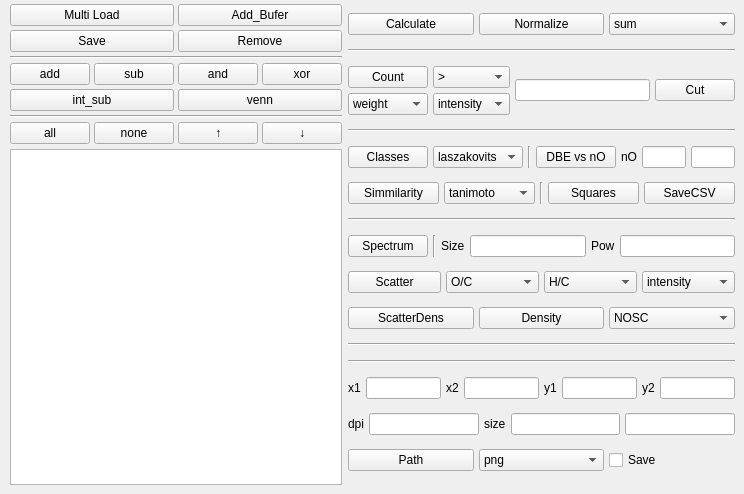
      <widget class="QWidget" name="tab">
       <attribute name="title">
        <string>analysis</string>
       </attribute>
       <widget class="QWidget" name="layoutWidget">
        <property name="geometry">
         <rect>
          <x>10</x>
          <y>4</y>
          <width>725</width>
          <height>481</height>
         </rect>
        </property>
        <layout class="QGridLayout" name="gridLayout_2">
         <item row="0" column="1">
          <layout class="QVBoxLayout" name="verticalLayout_8" stretch="1,3">
           <property name="spacing">
            <number>5</number>
           </property>
           <item>
            <layout class="QVBoxLayout" name="verticalLayout_6">
             <property name="spacing">
              <number>4</number>
             </property>
             <item>
              <layout class="QHBoxLayout" name="horizontalLayout_15">
               <item>
                <widget class="QPushButton" name="multi_load">
                 <property name="text">
                  <string>Multi Load</string>
                 </property>
                </widget>
               </item>
               <item>
                <widget class="QPushButton" name="add">
                 <property name="text">
                  <string>Add_Bufer</string>
                 </property>
                </widget>
               </item>
              </layout>
             </item>
             <item>
              <layout class="QHBoxLayout" name="horizontalLayout_16">
               <item>
                <widget class="QPushButton" name="save_spectrum_2">
                 <property name="text">
                  <string>Save</string>
                 </property>
                </widget>
               </item>
               <item>
                <widget class="QPushButton" name="remove">
                 <property name="text">
                  <string>Remove</string>
                 </property>
                </widget>
               </item>
              </layout>
             </item>
             <item>
              <widget class="Line" name="line_19">
               <property name="orientation">
                <enum>Qt::Horizontal</enum>
               </property>
              </widget>
             </item>
             <item>
              <layout class="QHBoxLayout" name="horizontalLayout_33">
               <item>
                <widget class="QPushButton" name="add_2">
                 <property name="text">
                  <string>add</string>
                 </property>
                </widget>
               </item>
               <item>
                <widget class="QPushButton" name="sub">
                 <property name="text">
                  <string>sub</string>
                 </property>
                </widget>
               </item>
               <item>
                <widget class="QPushButton" name="and_">
                 <property name="text">
                  <string>and</string>
                 </property>
                </widget>
               </item>
               <item>
                <widget class="QPushButton" name="xor">
                 <property name="text">
                  <string>xor</string>
                 </property>
                </widget>
               </item>
              </layout>
             </item>
             <item>
              <layout class="QHBoxLayout" name="horizontalLayout_18">
               <item>
                <widget class="QPushButton" name="int_sub">
                 <property name="text">
                  <string>int_sub</string>
                 </property>
                </widget>
               </item>
               <item>
                <widget class="QPushButton" name="venn">
                 <property name="text">
                  <string>venn</string>
                 </property>
                </widget>
               </item>
              </layout>
             </item>
             <item>
              <widget class="Line" name="line_3">
               <property name="orientation">
                <enum>Qt::Horizontal</enum>
               </property>
              </widget>
             </item>
             <item>
              <layout class="QHBoxLayout" name="horizontalLayout_31">
               <item>
                <widget class="QPushButton" name="check_all">
                 <property name="text">
                  <string>all</string>
                 </property>
                </widget>
               </item>
               <item>
                <widget class="QPushButton" name="uncheck_all">
                 <property name="text">
                  <string>none</string>
                 </property>
                </widget>
               </item>
               <item>
                <widget class="QPushButton" name="up">
                 <property name="text">
                  <string>↑</string>
                 </property>
                </widget>
               </item>
               <item>
                <widget class="QPushButton" name="down">
                 <property name="text">
                  <string>↓</string>
                 </property>
                </widget>
               </item>
              </layout>
             </item>
            </layout>
           </item>
           <item>
            <widget class="QListWidget" name="listWidget"/>
           </item>
          </layout>
         </item>
         <item row="0" column="2">
          <layout class="QVBoxLayout" name="verticalLayout_7">
           <property name="spacing">
            <number>5</number>
           </property>
           <item>
            <layout class="QHBoxLayout" name="horizontalLayout_26">
             <item>
              <widget class="QPushButton" name="calc_all">
               <property name="text">
                <string>Calculate</string>
               </property>
              </widget>
             </item>
             <item>
              <widget class="QPushButton" name="normalize">
               <property name="text">
                <string>Normalize</string>
               </property>
              </widget>
             </item>
             <item>
              <widget class="QComboBox" name="nomalize_box">
               <item>
                <property name="text">
                 <string>sum</string>
                </property>
               </item>
               <item>
                <property name="text">
                 <string>max</string>
                </property>
               </item>
               <item>
                <property name="text">
                 <string>mean</string>
                </property>
               </item>
               <item>
                <property name="text">
                 <string>median</string>
                </property>
               </item>
              </widget>
             </item>
            </layout>
           </item>
           <item>
            <widget class="Line" name="line_16">
             <property name="orientation">
              <enum>Qt::Horizontal</enum>
             </property>
            </widget>
           </item>
           <item>
            <layout class="QHBoxLayout" name="horizontalLayout_25">
             <item>
              <layout class="QVBoxLayout" name="verticalLayout_9">
               <item>
                <widget class="QPushButton" name="count">
                 <property name="text">
                  <string>Count</string>
                 </property>
                </widget>
               </item>
               <item>
                <widget class="QComboBox" name="func">
                 <item>
                  <property name="text">
                   <string>weight</string>
                  </property>
                 </item>
                 <item>
                  <property name="text">
                   <string>mean</string>
                  </property>
                 </item>
                 <item>
                  <property name="text">
                   <string>median</string>
                  </property>
                 </item>
                 <item>
                  <property name="text">
                   <string>max</string>
                  </property>
                 </item>
                 <item>
                  <property name="text">
                   <string>min</string>
                  </property>
                 </item>
                 <item>
                  <property name="text">
                   <string>std</string>
                  </property>
                 </item>
                </widget>
               </item>
              </layout>
             </item>
             <item>
              <layout class="QVBoxLayout" name="verticalLayout_10">
               <item>
                <widget class="QComboBox" name="cut_box_2">
                 <item>
                  <property name="text">
                   <string>&gt;</string>
                  </property>
                 </item>
                 <item>
                  <property name="text">
                   <string>&lt;</string>
                  </property>
                 </item>
                 <item>
                  <property name="text">
                   <string>=</string>
                  </property>
                 </item>
                </widget>
               </item>
               <item>
                <widget class="QComboBox" name="cut_box">
                 <item>
                  <property name="text">
                   <string>intensity</string>
                  </property>
                 </item>
                 <item>
                  <property name="text">
                   <string>mass</string>
                  </property>
                 </item>
                 <item>
                  <property name="text">
                   <string>Ke</string>
                  </property>
                 </item>
                 <item>
                  <property name="text">
                   <string>KMD</string>
                  </property>
                 </item>
                 <item>
                  <property name="text">
                   <string>C</string>
                  </property>
                 </item>
                 <item>
                  <property name="text">
                   <string>H</string>
                  </property>
                 </item>
                 <item>
                  <property name="text">
                   <string>O</string>
                  </property>
                 </item>
                 <item>
                  <property name="text">
                   <string>N</string>
                  </property>
                 </item>
                 <item>
                  <property name="text">
                   <string>S</string>
                  </property>
                 </item>
                 <item>
                  <property name="text">
                   <string>H/C</string>
                  </property>
                 </item>
                 <item>
                  <property name="text">
                   <string>O/C</string>
                  </property>
                 </item>
                 <item>
                  <property name="text">
                   <string>AI</string>
                  </property>
                 </item>
                 <item>
                  <property name="text">
                   <string>CAI</string>
                  </property>
                 </item>
                 <item>
                  <property name="text">
                   <string>DBE</string>
                  </property>
                 </item>
                 <item>
                  <property name="text">
                   <string>DBE_AI</string>
                  </property>
                 </item>
                 <item>
                  <property name="text">
                   <string>DBE-O</string>
                  </property>
                 </item>
                 <item>
                  <property name="text">
                   <string>DBE-OC</string>
                  </property>
                 </item>
                 <item>
                  <property name="text">
                   <string>CRAM</string>
                  </property>
                 </item>
                 <item>
                  <property name="text">
                   <string>NOSC</string>
                  </property>
                 </item>
                </widget>
               </item>
              </layout>
             </item>
             <item>
              <widget class="QLineEdit" name="cut_line"/>
             </item>
             <item>
              <widget class="QPushButton" name="cut">
               <property name="text">
                <string>Cut</string>
               </property>
              </widget>
             </item>
            </layout>
           </item>
           <item>
            <widget class="Line" name="line_7">
             <property name="orientation">
              <enum>Qt::Horizontal</enum>
             </property>
            </widget>
           </item>
           <item>
            <layout class="QHBoxLayout" name="horizontalLayout_17">
             <item>
              <widget class="QPushButton" name="classes">
               <property name="text">
                <string>Classes</string>
               </property>
              </widget>
             </item>
             <item>
              <widget class="QComboBox" name="classes_choise">
               <item>
                <property name="text">
                 <string>laszakovits</string>
                </property>
               </item>
               <item>
                <property name="text">
                 <string>kellerman</string>
                </property>
               </item>
               <item>
                <property name="text">
                 <string>perminova</string>
                </property>
               </item>
              </widget>
             </item>
             <item>
              <widget class="Line" name="line_17">
               <property name="orientation">
                <enum>Qt::Vertical</enum>
               </property>
              </widget>
             </item>
             <item>
              <widget class="QPushButton" name="plot_dbe">
               <property name="text">
                <string>DBE vs nO</string>
               </property>
              </widget>
             </item>
             <item>
              <widget class="QLabel" name="label_18">
               <property name="text">
                <string>nO</string>
               </property>
              </widget>
             </item>
             <item>
              <widget class="QLineEdit" name="no_min"/>
             </item>
             <item>
              <widget class="QLineEdit" name="no_max"/>
             </item>
            </layout>
           </item>
           <item>
            <layout class="QHBoxLayout" name="horizontalLayout_21">
             <item>
              <widget class="QPushButton" name="plot_matrix">
               <property name="text">
                <string>Simmilarity</string>
               </property>
              </widget>
             </item>
             <item>
              <widget class="QComboBox" name="similarity_metric">
               <item>
                <property name="text">
                 <string>tanimoto</string>
                </property>
               </item>
               <item>
                <property name="text">
                 <string>jaccard</string>
                </property>
               </item>
               <item>
                <property name="text">
                 <string>cosine</string>
                </property>
               </item>
              </widget>
             </item>
             <item>
              <widget class="Line" name="line_18">
               <property name="orientation">
                <enum>Qt::Vertical</enum>
               </property>
              </widget>
             </item>
             <item>
              <widget class="QPushButton" name="square_density_plot">
               <property name="text">
                <string>Squares</string>
               </property>
              </widget>
             </item>
             <item>
              <widget class="QPushButton" name="save_csv">
               <property name="text">
                <string>SaveCSV</string>
               </property>
              </widget>
             </item>
            </layout>
           </item>
           <item>
            <widget class="Line" name="line_8">
             <property name="orientation">
              <enum>Qt::Horizontal</enum>
             </property>
            </widget>
           </item>
           <item>
            <layout class="QHBoxLayout" name="horizontalLayout_20">
             <item>
              <widget class="QPushButton" name="plot_spectrum_2">
               <property name="text">
                <string>Spectrum</string>
               </property>
              </widget>
             </item>
             <item>
              <widget class="Line" name="line_15">
               <property name="orientation">
                <enum>Qt::Vertical</enum>
               </property>
              </widget>
             </item>
             <item>
              <widget class="QLabel" name="label_23">
               <property name="text">
                <string>Size</string>
               </property>
              </widget>
             </item>
             <item>
              <widget class="QLineEdit" name="size_volume"/>
             </item>
             <item>
              <widget class="QLabel" name="label_11">
               <property name="text">
                <string>Pow</string>
               </property>
              </widget>
             </item>
             <item>
              <widget class="QLineEdit" name="pow"/>
             </item>
            </layout>
           </item>
           <item>
            <layout class="QHBoxLayout" name="horizontalLayout_28">
             <item>
              <widget class="QPushButton" name="scatter">
               <property name="text">
                <string>Scatter</string>
               </property>
              </widget>
             </item>
             <item>
              <widget class="QComboBox" name="scatter_box_1">
               <item>
                <property name="text">
                 <string>O/C</string>
                </property>
               </item>
               <item>
                <property name="text">
                 <string>H/C</string>
                </property>
               </item>
               <item>
                <property name="text">
                 <string>Ke</string>
                </property>
               </item>
               <item>
                <property name="text">
                 <string>KMD</string>
                </property>
               </item>
               <item>
                <property name="text">
                 <string>intensity</string>
                </property>
               </item>
               <item>
                <property name="text">
                 <string>mass</string>
                </property>
               </item>
               <item>
                <property name="text">
                 <string>C</string>
                </property>
               </item>
               <item>
                <property name="text">
                 <string>H</string>
                </property>
               </item>
               <item>
                <property name="text">
                 <string>O</string>
                </property>
               </item>
               <item>
                <property name="text">
                 <string>N</string>
                </property>
               </item>
               <item>
                <property name="text">
                 <string>S</string>
                </property>
               </item>
               <item>
                <property name="text">
                 <string>CAI</string>
                </property>
               </item>
               <item>
                <property name="text">
                 <string>AI</string>
                </property>
               </item>
               <item>
                <property name="text">
                 <string>DBE</string>
                </property>
               </item>
               <item>
                <property name="text">
                 <string>DBE_AI</string>
                </property>
               </item>
               <item>
                <property name="text">
                 <string>DBE-O</string>
                </property>
               </item>
               <item>
                <property name="text">
                 <string>DBE-OC</string>
                </property>
               </item>
               <item>
                <property name="text">
                 <string>NOSC</string>
                </property>
               </item>
              </widget>
             </item>
             <item>
              <widget class="QComboBox" name="sactter_box_2">
               <item>
                <property name="text">
                 <string>H/C</string>
                </property>
               </item>
               <item>
                <property name="text">
                 <string>O/C</string>
                </property>
               </item>
               <item>
                <property name="text">
                 <string>KMD</string>
                </property>
               </item>
               <item>
                <property name="text">
                 <string>Ke</string>
                </property>
               </item>
               <item>
                <property name="text">
                 <string>NOSC</string>
                </property>
               </item>
               <item>
                <property name="text">
                 <string>intensity</string>
                </property>
               </item>
               <item>
                <property name="text">
                 <string>mass</string>
                </property>
               </item>
               <item>
                <property name="text">
                 <string>C</string>
                </property>
               </item>
               <item>
                <property name="text">
                 <string>H</string>
                </property>
               </item>
               <item>
                <property name="text">
                 <string>O</string>
                </property>
               </item>
               <item>
                <property name="text">
                 <string>N</string>
                </property>
               </item>
               <item>
                <property name="text">
                 <string>S</string>
                </property>
               </item>
               <item>
                <property name="text">
                 <string>CAI</string>
                </property>
               </item>
               <item>
                <property name="text">
                 <string>AI</string>
                </property>
               </item>
               <item>
                <property name="text">
                 <string>DBE</string>
                </property>
               </item>
               <item>
                <property name="text">
                 <string>DBE_AI</string>
                </property>
               </item>
               <item>
                <property name="text">
                 <string>DBE-O</string>
                </property>
               </item>
               <item>
                <property name="text">
                 <string>DBE-OC</string>
                </property>
               </item>
              </widget>
             </item>
             <item>
              <widget class="QComboBox" name="sactter_box_3">
               <item>
                <property name="text">
                 <string>intensity</string>
                </property>
               </item>
               <item>
                <property name="text">
                 <string>None</string>
                </property>
               </item>
               <item>
                <property name="text">
                 <string>Ke</string>
                </property>
               </item>
               <item>
                <property name="text">
                 <string>KMD</string>
                </property>
               </item>
               <item>
                <property name="text">
                 <string>mass</string>
                </property>
               </item>
               <item>
                <property name="text">
                 <string>NOSC</string>
                </property>
               </item>
               <item>
                <property name="text">
                 <string>C</string>
                </property>
               </item>
               <item>
                <property name="text">
                 <string>H</string>
                </property>
               </item>
               <item>
                <property name="text">
                 <string>O</string>
                </property>
               </item>
               <item>
                <property name="text">
                 <string>N</string>
                </property>
               </item>
               <item>
                <property name="text">
                 <string>S</string>
                </property>
               </item>
               <item>
                <property name="text">
                 <string>H/C</string>
                </property>
               </item>
               <item>
                <property name="text">
                 <string>O/C</string>
                </property>
               </item>
               <item>
                <property name="text">
                 <string>CAI</string>
                </property>
               </item>
               <item>
                <property name="text">
                 <string>AI</string>
                </property>
               </item>
               <item>
                <property name="text">
                 <string>DBE</string>
                </property>
               </item>
               <item>
                <property name="text">
                 <string>DBE_AI</string>
                </property>
               </item>
               <item>
                <property name="text">
                 <string>DBE-O</string>
                </property>
               </item>
               <item>
                <property name="text">
                 <string>DBE-OC</string>
                </property>
               </item>
              </widget>
             </item>
            </layout>
           </item>
           <item>
            <layout class="QHBoxLayout" name="horizontalLayout_29">
             <item>
              <widget class="QPushButton" name="density_plot">
               <property name="text">
                <string>ScatterDens</string>
               </property>
              </widget>
             </item>
             <item>
              <widget class="QPushButton" name="density">
               <property name="text">
                <string>Density</string>
               </property>
              </widget>
             </item>
             <item>
              <widget class="QComboBox" name="density_box">
               <item>
                <property name="text">
                 <string>NOSC</string>
                </property>
               </item>
               <item>
                <property name="text">
                 <string>O/C</string>
                </property>
               </item>
               <item>
                <property name="text">
                 <string>H/C</string>
                </property>
               </item>
               <item>
                <property name="text">
                 <string>Ke</string>
                </property>
               </item>
               <item>
                <property name="text">
                 <string>KMD</string>
                </property>
               </item>
               <item>
                <property name="text">
                 <string>intensity</string>
                </property>
               </item>
               <item>
                <property name="text">
                 <string>mass</string>
                </property>
               </item>
               <item>
                <property name="text">
                 <string>C</string>
                </property>
               </item>
               <item>
                <property name="text">
                 <string>H</string>
                </property>
               </item>
               <item>
                <property name="text">
                 <string>O</string>
                </property>
               </item>
               <item>
                <property name="text">
                 <string>N</string>
                </property>
               </item>
               <item>
                <property name="text">
                 <string>S</string>
                </property>
               </item>
               <item>
                <property name="text">
                 <string>CAI</string>
                </property>
               </item>
               <item>
                <property name="text">
                 <string>AI</string>
                </property>
               </item>
               <item>
                <property name="text">
                 <string>DBE</string>
                </property>
               </item>
               <item>
                <property name="text">
                 <string>DBE_AI</string>
                </property>
               </item>
               <item>
                <property name="text">
                 <string>DBE-O</string>
                </property>
               </item>
               <item>
                <property name="text">
                 <string>DBE-OC</string>
                </property>
               </item>
              </widget>
             </item>
            </layout>
           </item>
           <item>
            <widget class="Line" name="line_14">
             <property name="orientation">
              <enum>Qt::Horizontal</enum>
             </property>
            </widget>
           </item>
           <item>
            <widget class="Line" name="line_6">
             <property name="orientation">
              <enum>Qt::Horizontal</enum>
             </property>
            </widget>
           </item>
           <item>
            <layout class="QHBoxLayout" name="horizontalLayout_14">
             <item>
              <widget class="QLabel" name="label_24">
               <property name="text">
                <string>x1</string>
               </property>
              </widget>
             </item>
             <item>
              <widget class="QLineEdit" name="x1"/>
             </item>
             <item>
              <widget class="QLabel" name="label_17">
               <property name="text">
                <string>x2</string>
               </property>
              </widget>
             </item>
             <item>
              <widget class="QLineEdit" name="x2"/>
             </item>
             <item>
              <widget class="QLabel" name="label_25">
               <property name="text">
                <string>y1</string>
               </property>
              </widget>
             </item>
             <item>
              <widget class="QLineEdit" name="y1"/>
             </item>
             <item>
              <widget class="QLabel" name="label_26">
               <property name="text">
                <string>y2</string>
               </property>
              </widget>
             </item>
             <item>
              <widget class="QLineEdit" name="y2"/>
             </item>
            </layout>
           </item>
           <item>
            <layout class="QHBoxLayout" name="horizontalLayout_13">
             <item>
              <widget class="QLabel" name="label_15">
               <property name="text">
                <string>dpi</string>
               </property>
              </widget>
             </item>
             <item>
              <widget class="QLineEdit" name="dpi_line"/>
             </item>
             <item>
              <widget class="QLabel" name="label_21">
               <property name="text">
                <string>size</string>
               </property>
              </widget>
             </item>
             <item>
              <widget class="QLineEdit" name="size_line"/>
             </item>
             <item>
              <widget class="QLineEdit" name="size_line_2"/>
             </item>
            </layout>
           </item>
           <item>
            <layout class="QHBoxLayout" name="horizontalLayout_27">
             <item>
              <widget class="QPushButton" name="path">
               <property name="text">
                <string>Path</string>
               </property>
              </widget>
             </item>
             <item>
              <widget class="QComboBox" name="format">
               <item>
                <property name="text">
                 <string>png</string>
                </property>
               </item>
               <item>
                <property name="text">
                 <string>svg</string>
                </property>
               </item>
               <item>
                <property name="text">
                 <string>pdf</string>
                </property>
               </item>
               <item>
                <property name="text">
                 <string>tif</string>
                </property>
               </item>
              </widget>
             </item>
             <item>
              <widget class="QCheckBox" name="save_box">
               <property name="text">
                <string>Save</string>
               </property>
              </widget>
             </item>
            </layout>
           </item>
          </layout>
         </item>
        </layout>
       </widget>
      </widget>
